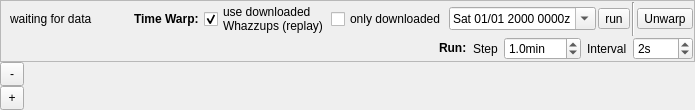
  <widget class="QWidget" name="centralwidget">
   <layout class="QVBoxLayout" name="verticalLayout">
    <property name="spacing">
     <number>0</number>
    </property>
    <property name="margin">
     <number>0</number>
    </property>
    <item>
     <widget class="QFrame" name="framePredict">
      <property name="sizePolicy">
       <sizepolicy hsizetype="Preferred" vsizetype="Maximum">
        <horstretch>0</horstretch>
        <verstretch>0</verstretch>
       </sizepolicy>
      </property>
      <property name="frameShape">
       <enum>QFrame::StyledPanel</enum>
      </property>
      <property name="frameShadow">
       <enum>QFrame::Raised</enum>
      </property>
      <layout class="QVBoxLayout" name="verticalLayout_2">
       <property name="spacing">
        <number>1</number>
       </property>
       <property name="topMargin">
        <number>1</number>
       </property>
       <property name="rightMargin">
        <number>1</number>
       </property>
       <property name="bottomMargin">
        <number>1</number>
       </property>
       <item>
        <layout class="QHBoxLayout" name="horizontalLayout_3">
         <property name="spacing">
          <number>2</number>
         </property>
         <item>
          <widget class="QLabel" name="lblWarpInfo">
           <property name="text">
            <string>waiting for data</string>
           </property>
          </widget>
         </item>
         <item>
          <spacer name="horizontalSpacer">
           <property name="orientation">
            <enum>Qt::Horizontal</enum>
           </property>
           <property name="sizeHint" stdset="0">
            <size>
             <width>40</width>
             <height>20</height>
            </size>
           </property>
          </spacer>
         </item>
         <item>
          <widget class="QLabel" name="label_3">
           <property name="font">
            <font>
             <weight>75</weight>
             <bold>true</bold>
            </font>
           </property>
           <property name="text">
            <string>Time Warp: </string>
           </property>
          </widget>
         </item>
         <item>
          <widget class="QCheckBox" name="cbUseDownloaded">
           <property name="toolTip">
            <string>Use Whazzups from &quot;/downloaded&quot; directory (&quot;Preferences/Save Whazzups&quot;). This allows accurate replay of past timespans. Use together with &quot;Preferences/Save Screenshots&quot; if you like...</string>
           </property>
           <property name="text">
            <string>use downloaded
Whazzups (replay)</string>
           </property>
           <property name="checked">
            <bool>true</bool>
           </property>
          </widget>
         </item>
         <item>
          <widget class="QCheckBox" name="cbOnlyUseDownloaded">
           <property name="toolTip">
            <string>will not jump to times where no downloaded Whazzup is available (disables any prediction - just the pure, real playback).</string>
           </property>
           <property name="text">
            <string>only downloaded</string>
           </property>
          </widget>
         </item>
         <item>
          <widget class="QDateTimeEdit" name="dateTimePredict">
           <property name="wrapping">
            <bool>true</bool>
           </property>
           <property name="displayFormat">
            <string>ddd MM/dd yyyy HHmm'z'</string>
           </property>
           <property name="calendarPopup">
            <bool>true</bool>
           </property>
           <property name="timeSpec">
            <enum>Qt::UTC</enum>
           </property>
          </widget>
         </item>
         <item>
          <widget class="QToolButton" name="tbRunPredict">
           <property name="toolTip">
            <string>Toggle Run: Makes time run from selected time.</string>
           </property>
           <property name="text">
            <string>run</string>
           </property>
           <property name="icon">
            <iconset resource="Resources.qrc">
             <normaloff>:/icons/images/step16.png</normaloff>:/icons/images/step16.png</iconset>
           </property>
           <property name="iconSize">
            <size>
             <width>22</width>
             <height>22</height>
            </size>
           </property>
           <property name="checkable">
            <bool>true</bool>
           </property>
          </widget>
         </item>
         <item>
          <widget class="Line" name="line">
           <property name="orientation">
            <enum>Qt::Vertical</enum>
           </property>
          </widget>
         </item>
         <item>
          <widget class="QToolButton" name="tbDisablePredict">
           <property name="toolTip">
            <string>Exit Time Warp. Return to reality.</string>
           </property>
           <property name="text">
            <string>Unwarp</string>
           </property>
           <property name="icon">
            <iconset resource="Resources.qrc">
             <normaloff>:/icons/images/timewarpExit16.png</normaloff>:/icons/images/timewarpExit16.png</iconset>
           </property>
           <property name="toolButtonStyle">
            <enum>Qt::ToolButtonTextUnderIcon</enum>
           </property>
          </widget>
         </item>
        </layout>
       </item>
       <item>
        <widget class="QWidget" name="widgetRunPredict" native="true">
         <layout class="QHBoxLayout" name="horizontalLayout_2">
          <property name="margin">
           <number>0</number>
          </property>
          <item>
           <spacer name="horizontalSpacer_2">
            <property name="orientation">
             <enum>Qt::Horizontal</enum>
            </property>
            <property name="sizeHint" stdset="0">
             <size>
              <width>40</width>
              <height>20</height>
             </size>
            </property>
           </spacer>
          </item>
          <item>
           <widget class="QLabel" name="label_5">
            <property name="text">
             <string>&lt;b&gt;Run:&lt;/b&gt;</string>
            </property>
           </widget>
          </item>
          <item>
           <widget class="QLabel" name="label_4">
            <property name="text">
             <string>Step</string>
            </property>
           </widget>
          </item>
          <item>
           <widget class="QDoubleSpinBox" name="dsRunPredictStep">
            <property name="sizePolicy">
             <sizepolicy hsizetype="Maximum" vsizetype="Fixed">
              <horstretch>0</horstretch>
              <verstretch>0</verstretch>
             </sizepolicy>
            </property>
            <property name="toolTip">
             <string>Increase time by &lt;this value&gt; each &lt;interval&gt;. Select '0' for realtime (starts from now and time will be linked to real time).</string>
            </property>
            <property name="specialValueText">
             <string>realtime</string>
            </property>
            <property name="accelerated">
             <bool>true</bool>
            </property>
            <property name="prefix">
             <string/>
            </property>
            <property name="suffix">
             <string>min</string>
            </property>
            <property name="decimals">
             <number>1</number>
            </property>
            <property name="minimum">
             <double>0.000000000000000</double>
            </property>
            <property name="maximum">
             <double>120.000000000000000</double>
            </property>
            <property name="singleStep">
             <double>0.200000000000000</double>
            </property>
            <property name="value">
             <double>1.000000000000000</double>
            </property>
           </widget>
          </item>
          <item>
           <widget class="QLabel" name="label_6">
            <property name="text">
             <string>Interval</string>
            </property>
           </widget>
          </item>
          <item>
           <widget class="QDoubleSpinBox" name="spinRunPredictInterval">
            <property name="toolTip">
             <string>Jump to next time each &lt;this value&gt; seconds.</string>
            </property>
            <property name="accelerated">
             <bool>true</bool>
            </property>
            <property name="suffix">
             <string>s</string>
            </property>
            <property name="decimals">
             <number>0</number>
            </property>
            <property name="minimum">
             <double>1.000000000000000</double>
            </property>
            <property name="maximum">
             <double>1000.000000000000000</double>
            </property>
            <property name="singleStep">
             <double>1.000000000000000</double>
            </property>
            <property name="value">
             <double>2.000000000000000</double>
            </property>
           </widget>
          </item>
         </layout>
        </widget>
       </item>
      </layout>
     </widget>
    </item>
    <item>
     <widget class="QToolButton" name="tbZoomOut">
      <property name="minimumSize">
       <size>
        <width>24</width>
        <height>24</height>
       </size>
      </property>
      <property name="maximumSize">
       <size>
        <width>24</width>
        <height>24</height>
       </size>
      </property>
      <property name="baseSize">
       <size>
        <width>24</width>
        <height>24</height>
       </size>
      </property>
      <property name="contextMenuPolicy">
       <enum>Qt::CustomContextMenu</enum>
      </property>
      <property name="toolTip">
       <string>Zoom out. Right click to reset zoom.</string>
      </property>
      <property name="text">
       <string>-</string>
      </property>
      <property name="icon">
       <iconset resource="Resources.qrc">
        <normaloff>:/icons/images/viewmag-16.png</normaloff>:/icons/images/viewmag-16.png</iconset>
      </property>
      <property name="autoRepeat">
       <bool>true</bool>
      </property>
      <property name="autoRepeatDelay">
       <number>100</number>
      </property>
      <property name="popupMode">
       <enum>QToolButton::InstantPopup</enum>
      </property>
     </widget>
    </item>
    <item>
     <widget class="QToolButton" name="tbZoomIn">
      <property name="minimumSize">
       <size>
        <width>24</width>
        <height>24</height>
       </size>
      </property>
      <property name="maximumSize">
       <size>
        <width>24</width>
        <height>24</height>
       </size>
      </property>
      <property name="baseSize">
       <size>
        <width>24</width>
        <height>24</height>
       </size>
      </property>
      <property name="contextMenuPolicy">
       <enum>Qt::CustomContextMenu</enum>
      </property>
      <property name="toolTip">
       <string>Zoom in. Right click to reset zoom.</string>
      </property>
      <property name="text">
       <string>+</string>
      </property>
      <property name="icon">
       <iconset resource="Resources.qrc">
        <normaloff>:/icons/images/viewmag+16.png</normaloff>:/icons/images/viewmag+16.png</iconset>
      </property>
      <property name="autoRepeat">
       <bool>true</bool>
      </property>
      <property name="autoRepeatDelay">
       <number>100</number>
      </property>
      <property name="popupMode">
       <enum>QToolButton::InstantPopup</enum>
      </property>
     </widget>
    </item>
   </layout>
  </widget>
